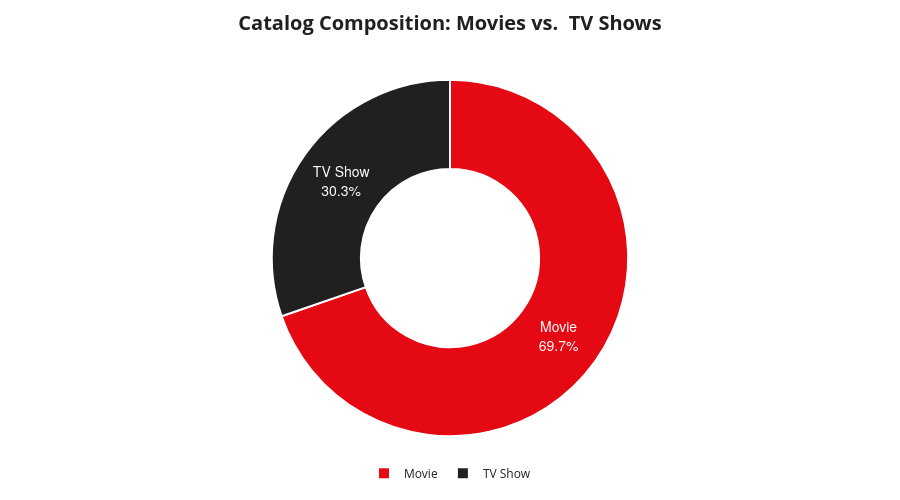

Source (notebook cell):
### Markdown cell above
━━━━━━━━━━━━━━━━━━━━━━━━━━━━━━━━━━━━━━━━━━━━━━━━━━━━━━━━━━━━━━━━━━━━━━━━━━━━━━━━━━━━━━━━━━━━━━━━━━━━━━━━━━━━━━━━━━━━━━━━━━━━━━━━━━━━━━━━━━━━━━━━━━━━━━━
### 📊 CHART 1 — CONTENT TYPE SPLIT (MOVIES VS. TV SHOWS)
━━━━━━━━━━━━━━━━━━━━━━━━━━━━━━━━━━━━━━━━━━━━━━━━━━━━━━━━━━━━━━━━━━━━━━━━━━━━━━━━━━━━━━━━━━━━━━━━━━━━━━━━━━━━━━━━━━━━━━━━━━━━━━━━━━━━━━━━━━━━━━━━━━━━━━━

#### 🎯 SPECIFICATION & DESIGN
* **Visual Format:** Interactive Donut Chart (Plotly `go.Pie` / `px.pie`) with custom hover templates and center cutout.
* **Engineered & Core Features:** `type`
* **Visual Rationale:** A donut chart visualizes a binary split (Movies vs. TV Shows) more effectively than a standard bar chart because the central cutout immediately conveys macro platform proportion without visual clutter.
* **Color Palette Mapping:**
  * `Movie`: Primary Netflix Red (`#E50914`)
  * `TV Show`: Netflix Dark Near-Black (`#221F1F`)

#### ❓ BUSINESS QUESTION
What is the structural split between feature films and television series in Netflix's catalog, and how does this alignment reflect Netflix’s core acquisition and retention strategy?

#### 💡 KEY INSIGHTS & TAKEAWAYS
* **Catalog Finding:** Movies represent approximately 69.7% (6,126 titles) of the catalog, while TV Shows account for 30.3% (2,671 titles) of total available inventory.
* **Commercial Implication:** Although film licenses provide immediate catalog volume and promotional splash, TV Shows drive recurring platform engagement, lower subscriber churn, and higher lifetime customer value (LTV). An executive recommendation is to selectively expand high-retention episodic series while moderating passive film backfill.

#### 🎙️ EXECUTIVE DEEP DIVE
* **Business Inquiry:** "Why does Netflix have more than double the volume of Movies compared to TV Shows if TV series generate higher watch-time and lower churn?"
* **Strategic Driver:** "Movies are historically easier and cheaper to license in large studio catalog bundles to fill regional libraries during global expansion. Producing or acquiring episodic multi-season TV shows requires significantly higher upfront commitments and ongoing talent contracts. The 70/30 volume split reflects catalog accumulation, whereas user consumption hours heavily over-index on the 30% TV Show segment."

### Code cell
# ============================================================
# CHART 1 — CONTENT TYPE SPLIT (MOVIES VS. TV SHOWS)
# ============================================================

# 1. Prepare Data: Count the occurrences of each content type
type_counts = df['type'].value_counts().reset_index()
type_counts.columns = ['type', 'count']

# 2. Explicitly map categories to our strict brand palette
color_map = {
    'Movie': NETFLIX_COLORS['red'],
    'TV Show': NETFLIX_COLORS['black']
}
mapped_colors = type_counts['type'].map(color_map)

# 3. Build the Plotly Figure (Donut Chart)
fig1 = go.Figure(data=[go.Pie(
    labels=type_counts['type'],
    values=type_counts['count'],
    hole=0.5,                                         # Cutout creates the donut
    domain=dict(x=[0.1, 0.9], y=[0.05, 0.95]),        # Slightly scales down the pie radius
    marker=dict(
        colors=mapped_colors, 
        line=dict(color='#FFFFFF', width=2)           # Pure white separation lines
    ),
    textinfo='percent+label',
    textposition='inside',                            # Force text inside the slices
    insidetextfont=dict(size=14, color='white', family='Helvetica Neue, Arial, sans-serif'),
    hoverinfo='label+value+percent',
    hovertemplate="<b>%{label}</b><br>Count: %{value:,}<br>Share: %{percent}<extra></extra>"
)])

# 4. Apply Netflix-themed Layout Formatting
fig1.update_layout(
    height=500,                                       # Explicit height to control size
    title=dict(
        text='<b>Catalog Composition: Movies vs.  TV Shows</b>',
        font=dict(size=20, color=NETFLIX_COLORS['black']
        ),x=0.5, 
        xanchor='center'
    ),
    plot_bgcolor='#FFFFFF',                            
    paper_bgcolor='#FFFFFF',                          
    showlegend=True,
    legend=dict(
        orientation='h',
        yanchor='bottom',
        y=-0.08,
        xanchor='center',
        x=0.5,
        font=dict(size=12, color=NETFLIX_COLORS['black'])
    ),
    margin=dict(t=60, b=40, l=40, r=40)
)

# 5. Display the Chart
fig1.show()

### Figure 1 — Plotly figure (JSON) as saved in the notebook; plotly's stock layout.template omitted (floating-point values rounded to 4 significant figures)
{"data": [{"domain": {"x": [0.1, 0.9], "y": [0.05, 0.95]}, "hole": 0.5, "hoverinfo": "label+value+percent", "hovertemplate": "<b>%{label}</b><br>Count: %{value:,}<br>Share: %{percent}<extra></extra>", "insidetextfont": {"color": "white", "family": "Helvetica Neue, Arial, sans-serif", "size": 14}, "labels": ["Movie", "TV Show"], "marker": {"colors": ["#E50914", "#221F1F"], "line": {"color": "#FFFFFF", "width": 2}}, "textinfo": "percent+label", "textposition": "inside", "type": "pie", "values": [6131, 2666]}], "layout": {"height": 500, "legend": {"font": {"color": "#221F1F", "size": 12}, "orientation": "h", "x": 0.5, "xanchor": "center", "y": -0.08, "yanchor": "bottom"}, "margin": {"b": 40, "l": 40, "r": 40, "t": 60}, "paper_bgcolor": "#FFFFFF", "plot_bgcolor": "#FFFFFF", "showlegend": true, "title": {"font": {"color": "#221F1F", "size": 20}, "text": "<b>Catalog Composition: Movies vs.  TV Shows</b>", "x": 0.5, "xanchor": "center"}}}
